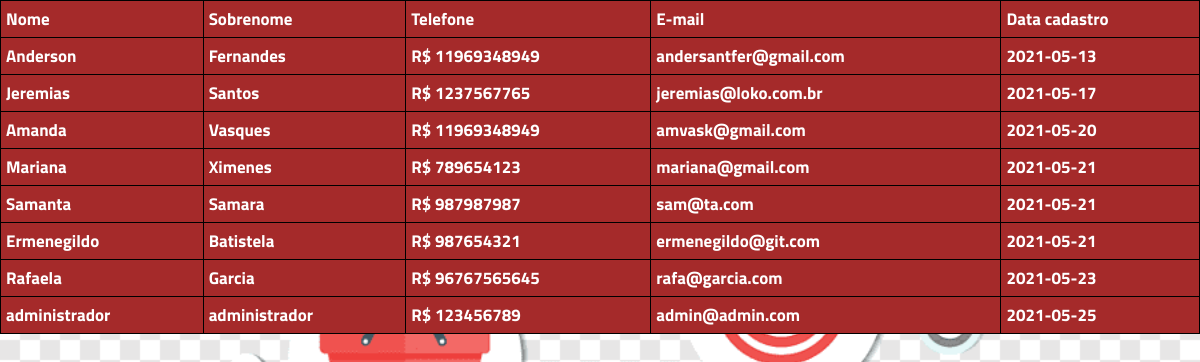
Screenshot of /lista_usuarios.php (signed in) with the database file from the repository.
### tables this page shows
CREATE TABLE `usuarios` (
  `id_usuarios` int(11) NOT NULL,
  `nome` varchar(30) NOT NULL,
  `sobrenome` varchar(40) NOT NULL,
  `telefone` varchar(15) NOT NULL,
  `email` varchar(60) NOT NULL,
  `senha` varchar(32) NOT NULL,
  `administrador` char(3) DEFAULT NULL,
  `data_cadastro` date DEFAULT NULL
);

### lista_usuarios.php (the view, shortened to what this page needs)
<?php
include_once("conexao.php");
$sql_codigo = "select nome, sobrenome,telefone, email, data_cadastro FROM usuarios";
$salvar = mysqli_query($conexao, $sql_codigo);
$sql2 = "select cod_css from css";
$mudou2 = mysqli_query($conexao, $sql2);
$css = mysqli_fetch_array($mudou2);
$cambiar = $css[0];
?>
<!DOCTYPE html>
<html lang="pt-br">
<head>
    <?php
        print"<link rel='stylesheet' href='$cambiar'>";
    ?>
</head>
<body>
    <table>
        <tr>
            <td>Nome</td>
            <td>Sobrenome</td>
            <td>Telefone</td>
            <td>E-mail</td>
            <td>Data cadastro</td>
        </tr>
                <?php
                    while($exibir = mysqli_fetch_array($salvar)){
                        $nome = $exibir[0];
                        $sobrenome = $exibir[1];
                        $telefone = $exibir[2];
                        $email = $exibir[3];
                        $datac = $exibir[4];
                        print"<tr>
                        <td>$nome</td>
                        <td>$sobrenome</td>
                        <td>R$ $telefone</td>
                        <td>$email</td>
                        <td>$datac</td>
                            </tr>";
                    }
                ?>
        </table>
</body>
</html>

### _css/painel.css (style rules this page uses)
* { margin: 0; padding: 0; }
body { font-family: 'Titillium Web', sans-serif; color: black; background-image: url("../imagens/vender.png"); background-repeat: no-repeat; background-size: cover; background-attachment: fixed; width: 100%; height: 100%; }
table { width:100%; border: black solid 1px; border-collapse: collapse; }
table td { font-size:17px; font-weight: bold; color: white; border: black solid 1px; padding:5px; background-color: brown; }

### rows the page displays
usuarios: nome "Anderson", sobrenome "Fernandes", telefone "11969348949", email "andersantfer@gmail.com", data_cadastro "2021-05-13"
usuarios: nome "Jeremias", sobrenome "Santos", telefone "1237567765", email "jeremias@loko.com.br", data_cadastro "2021-05-17"
usuarios: nome "Amanda", sobrenome "Vasques", telefone "11969348949", email "amvask@gmail.com", data_cadastro "2021-05-20"
usuarios: nome "Mariana", sobrenome "Ximenes", telefone "789654123", email "mariana@gmail.com", data_cadastro "2021-05-21"
usuarios: nome "Samanta", sobrenome "Samara", telefone "987987987", email "sam@ta.com", data_cadastro "2021-05-21"
usuarios: nome "Ermenegildo", sobrenome "Batistela", telefone "987654321", email "ermenegildo@git.com", data_cadastro "2021-05-21"
usuarios: nome "Rafaela", sobrenome "Garcia", telefone "96767565645", email "rafa@garcia.com", data_cadastro "2021-05-23"
usuarios: nome "administrador", sobrenome "administrador", telefone "123456789", email "admin@admin.com", data_cadastro "2021-05-25"
